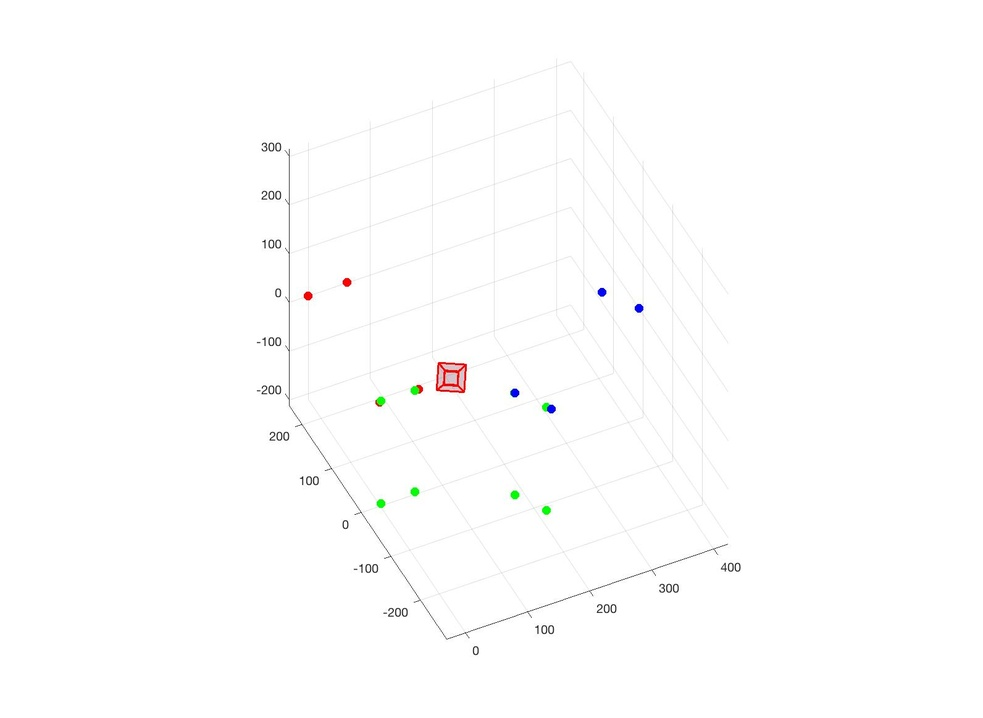
%> input picture imgs/3d_shape_rec.jpg, 983 x 718 px, shrunk from 1592 x 1162 before the run
$ octave --eval "result = coloredges(imread('../imgs/3d_shape_rec.jpg'));"   (GNU Octave 9; MATLAB toolbox functions it lacks are replaced by stand-ins)
%> lines starting %> are read from the running program, lines starting %| are printed output that depends on the picture
function [edge_magnitude, edge_orientation] = coloredges(im)
%COLOREDGES Edges of a color image by the max gradient method.
%   [MAGNITUDE, ORIENTATION] = COLOREDGES(IMAGE)
%   Extracts the edges of a color image without converting it to grayscale.
%
%   Changes in color are detected even when the grayscale color of two
%   pixels are the same. The edge strength is typically greater or equal to
%   the magnitude obtained by simply filtering a grayscale image.
%
%   Optionally, the edge orientation can also be returned.
%
%   Example
%   -------
%   The image generated by the example code shows two edge types:
%     White - edges found by both methods.
%     Red - edges found only by the color method.
%
%   This clearly shows that a significant amount of information is lost by
%   the standard method, but it is recovered with the gradient method.
%
%     figure, im = imread('peppers.png'); imshow(im)
%
%     %get color edges and normalize magnitude
%     C = coloredges(im);
%     C = C / max(C(:));
%
%     %get grayscale edges and normalize magnitude
%     G_image = single(rgb2gray(im)) / 255;
%     G = sqrt(imfilter(G_image, fspecial('sobel')').^2 + imfilter(G_image, fspecial('sobel')).^2);
%     G = G / max(G(:));
%
%     %show comparison
%     figure, imshow(uint8(255 * cat(3, C, G, G)))
%
%   Algorithm
%   ---------
%   The RGB color of each pixel is treated as a 3D vector, and the strength
%   of the edge is the magnitude of the maximum gradient. This also works
%   if the image is in any other (3-dimensional) color space. Direct
%   formulas for the jacobian eigenvalues were used, so this function is
%   vectorized and yields good results without sacrificing performance.
%
%   Author: Joo F. Henriques
%

	%J is the jacobian, its elements are the partial derivatives of r/g/b
	%with respect to x/y. the edge strength is the greatest eigenvalue of:
	% J'*J
	% =
	% [ rx,  gx,  bx ] * [ rx,  ry ]
	% [ ry,  gy,  by ]   [ gx,  gy ]
	% 	                 [ bx,  by ]
	% =
	% [ rx^2 + gx^2 + bx^2,   rx*ry + gx*gy + bx*by ]
	% [ rx*ry + gx*gy + bx*by,   ry^2 + gy^2 + by^2 ]
	% =
	% [ Jx, Jxy ]
	% [ Jxy, Jy ]

	%smoothed partial derivatives using sobel filter (could use any other)
	im = single(im) / 255;
	yfilter = fspecial('sobel');
	xfilter = yfilter';

	rx = imfilter(im(:,:,1), xfilter);
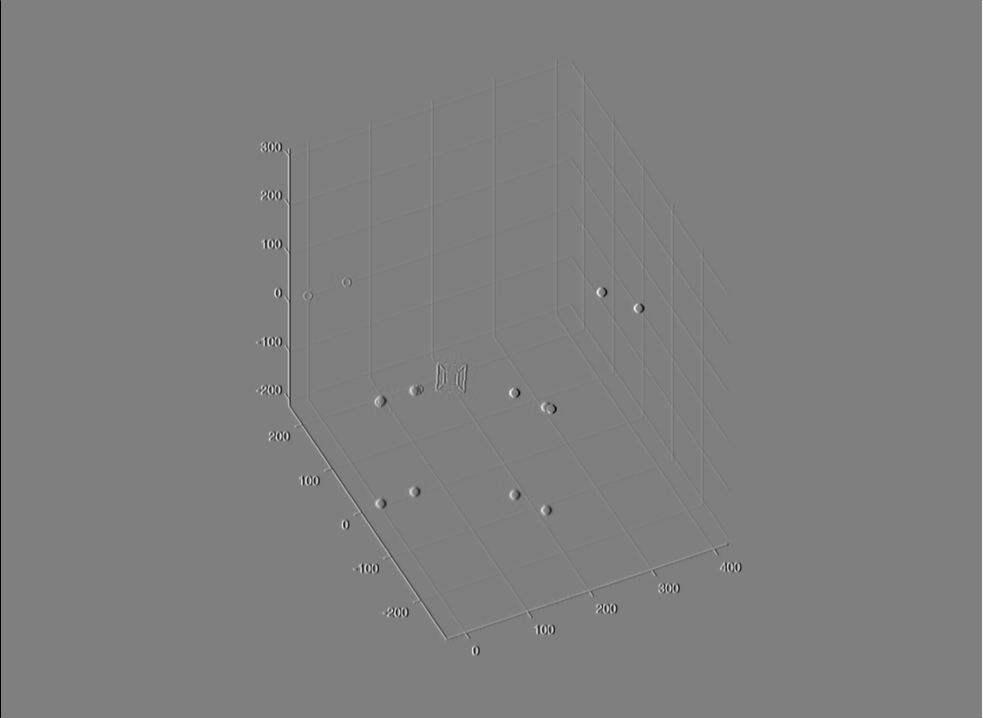
%> rx: size 718x983 single; min -4, max 4, mean -1.84e-09; drawn with min black and max white
	gx = imfilter(im(:,:,2), xfilter);
	bx = imfilter(im(:,:,3), xfilter);

	ry = imfilter(im(:,:,1), yfilter);
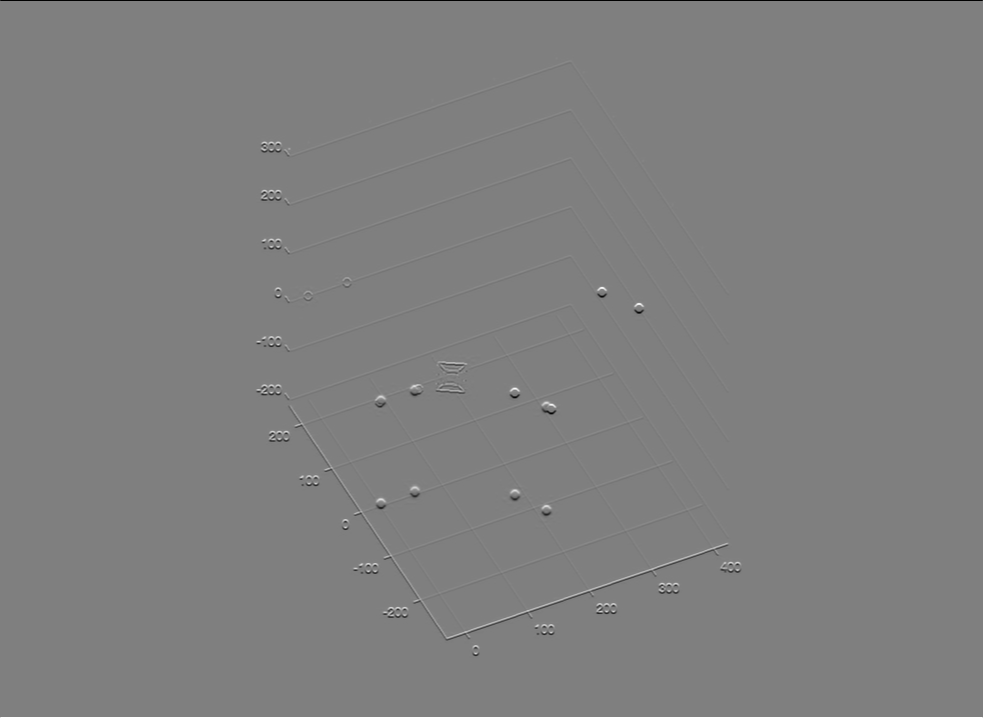
%> ry: size 718x983 single; min -4, max 4, mean 3.46e-10; drawn with min black and max white
	gy = imfilter(im(:,:,2), yfilter);
	by = imfilter(im(:,:,3), yfilter);

	Jx = rx.^2 + gx.^2 + bx.^2;
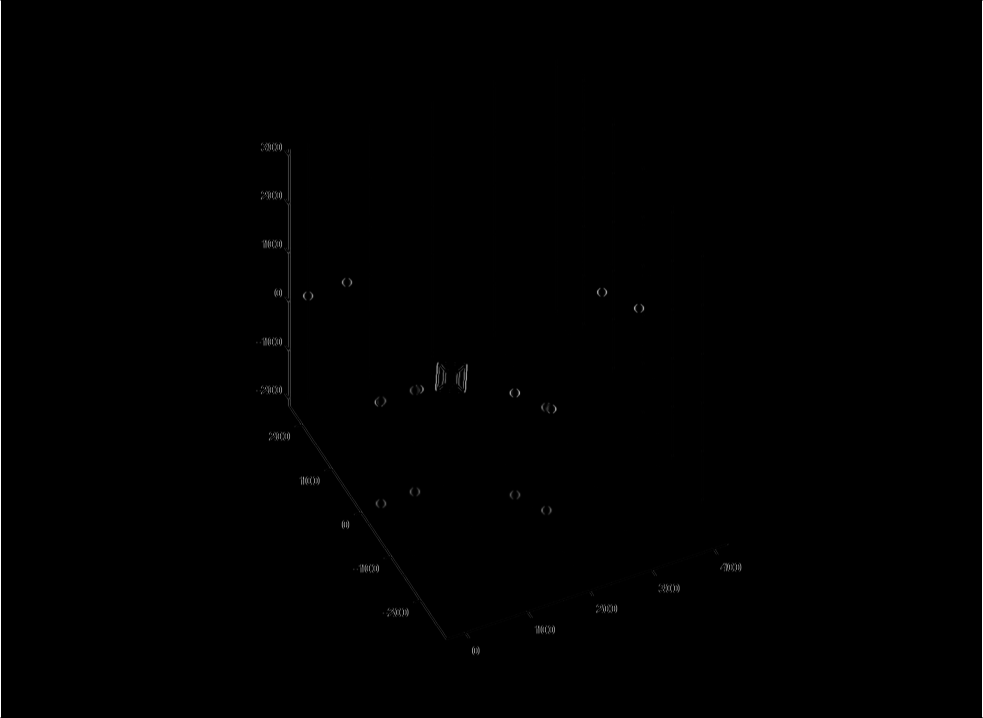
%> Jx: size 718x983 single; min 0, max 48, mean 0.2; drawn with min black and max white
	Jy = ry.^2 + gy.^2 + by.^2;
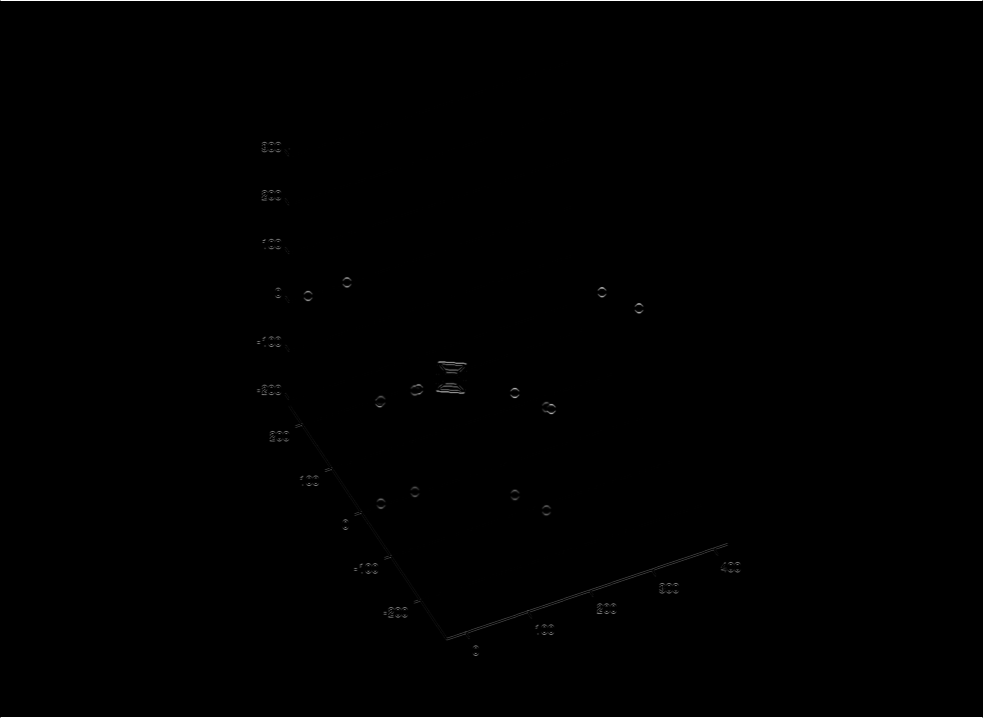
%> Jy: size 718x983 single; min 0, max 48, mean 0.2; mean of the top-left, top-right, bottom-left and bottom-right quarters 0.2, 0.1, 0.2, 0.2; drawn with min black and max white
	Jxy = rx.*ry + gx.*gy + bx.*by;

	%compute first (greatest) eigenvalue of 2x2 matrix J'*J.
	%note that the abs() is only needed because some values may be slightly
	%negative due to round-off error.
	D = sqrt(abs(Jx.^2 - 2*Jx.*Jy + Jy.^2 + 4*Jxy.^2));
	e1 = (Jx + Jy + D) / 2;
	%the 2nd eigenvalue would be:  e2 = (Jx + Jy - D) / 2;

	edge_magnitude = sqrt(e1);
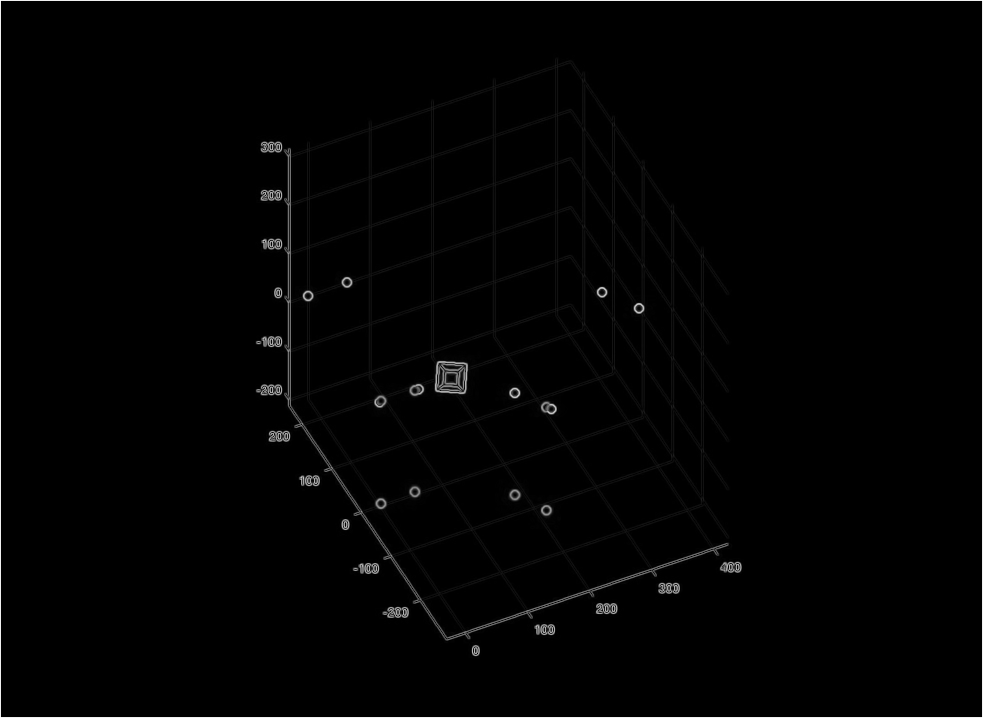
%> edge_magnitude: size 718x983 single; min 0, max 7.35, mean 0.0836; drawn with min black and max white

	if nargout > 1,
		%compute edge orientation (from eigenvector tangent)
		edge_orientation = atan2(-Jxy, e1 - Jy);
	end

end
